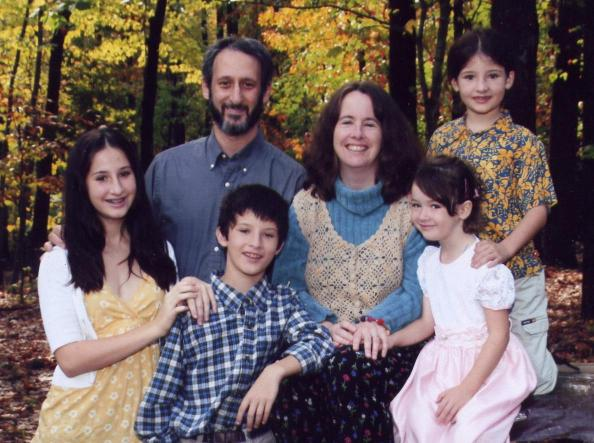
#> input picture Lab3 - skin & face detection/dataset/Pratheepan_Dataset/FamilyPhoto/2007_family.jpg, 594 x 443 px, given as the content of the folder skin/, which was not available
$ python evaluation.py
#> lines starting #> are read from the running program, lines starting #| are printed output that depends on the picture; after the words box and inside, x2 and y2 are one past the last pixel; in counts of white or black regions, pixels touching at a corner belong together; pictures that were not available may be replaced by others from this repository, and a replacement may not be noted
#> further down, image is the input picture: shape (443, 594, 3); mean B, G, R 94.1, 95.2, 109.5
### Lab3 - skin & face detection/skin_detection.py
import cv2
import numpy as np
import os

skin_path = 'skin/'
output_rgb = 'output/rgb/'
output_hsv = 'output/hsv/'
output_ycbcr = 'output/ycbcr/'
output_hsv2 = 'output/hsv2/'


def skin_rgb(img):
    R, G, B = img[:, :, 2], img[:, :, 1], img[:, :, 0]
    mask = (R > 95) & (G > 40) & (B > 20) & \
           ((np.max(img, axis=2) - np.min(img, axis=2)) > 15) & \
           (np.abs(R - G) > 15) & (R > G) & (R > B)
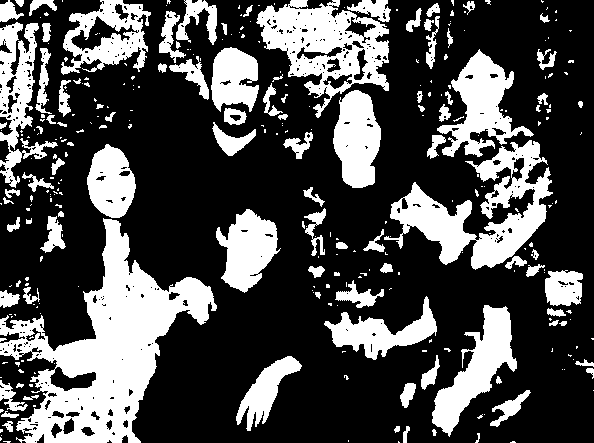
#> mask: shape (443, 594) bool; 30.3% white; 312 white regions (211 under 20 px), largest, box (x1, y1, x2, y2) and area: (0, 218, 217, 443) 18332, (384, 140, 553, 270) 8174, (256, 0, 389, 118) 7103
    return mask.astype(np.uint8) * 255


def skin_hsv(img):
    hsv = cv2.cvtColor(img, cv2.COLOR_BGR2HSV)
#> hsv: shape (443, 594, 3); mean H, S, V 90.4, 96.6, 118.4
    H, S, V = hsv[:, :, 0], hsv[:, :, 1] / 255.0, hsv[:, :, 2] / 255.0
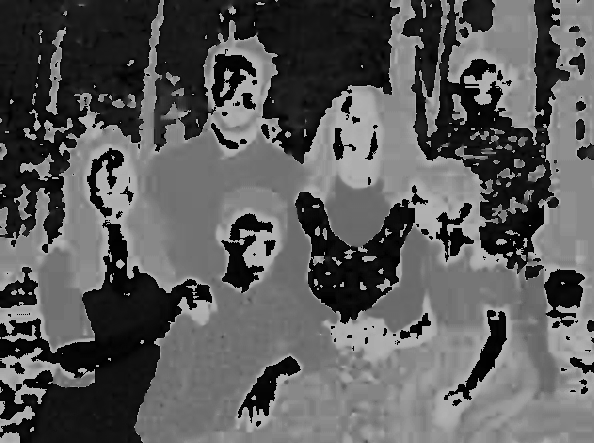
#> H: shape (443, 594); min 0, max 179, mean 90.4
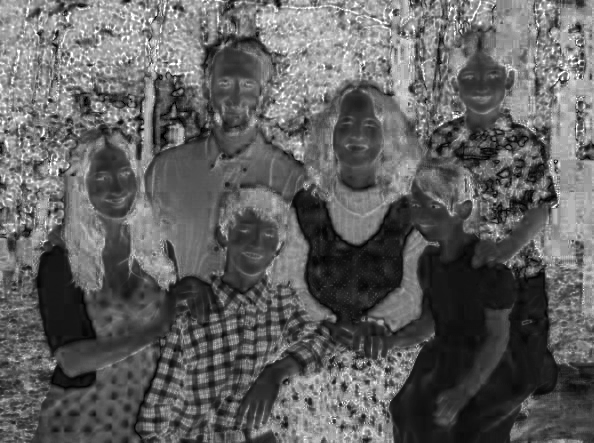
#> S: shape (443, 594) float64; min 0, max 1, mean 0.379
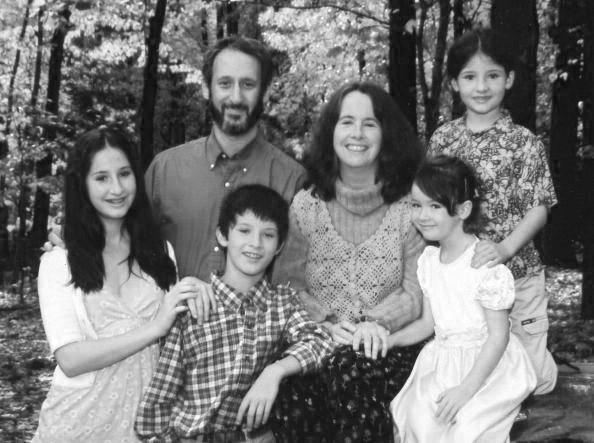
#> V: shape (443, 594) float64; min 0.0275, max 1, mean 0.464
    mask = (H >= 0) & (H <= 25) & (S >= 0.23) & (S <= 0.68) & (V >= 0.35) & (V <= 1.0)
#> mask: shape (443, 594) bool; 16.7% white; 508 white regions (359 under 20 px), largest, box (x1, y1, x2, y2) and area: (0, 319, 160, 443) 8614, (474, 139, 551, 269) 3764, (0, 0, 59, 128) 2977
    return mask.astype(np.uint8) * 255


def skin_ycbcr(img):
    ycbcr = cv2.cvtColor(img, cv2.COLOR_BGR2YCrCb)
#> ycbcr: shape (443, 594, 3); mean of channels 0, 1, 2 99.3, 135.3, 125
    Y, Cb, Cr = ycbcr[:, :, 0], ycbcr[:, :, 1], ycbcr[:, :, 2]
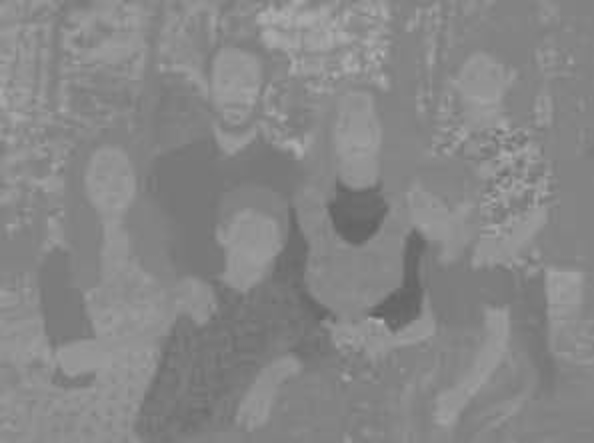
#> Cb: shape (443, 594); min 95, max 178, mean 135.3
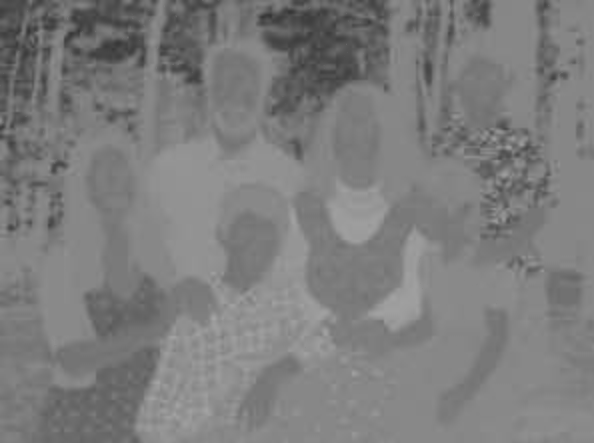
#> Cr: shape (443, 594); min 53, max 164, mean 125
    mask = (Y > 80) & (Cb >= 85) & (Cb <= 135) & (Cr >= 135) & (Cr <= 180)
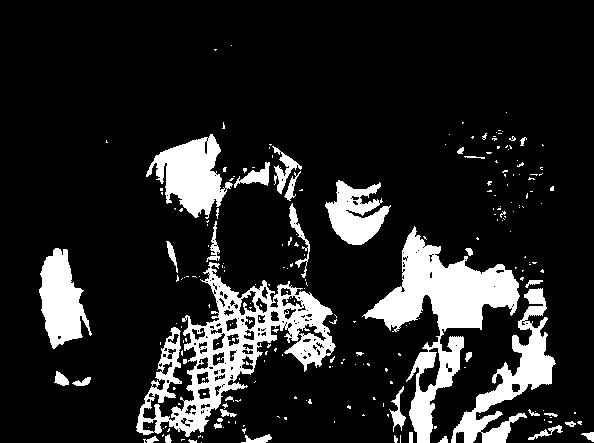
#> mask: shape (443, 594) bool; 14.6% white; 237 white regions (198 under 20 px), largest, box (x1, y1, x2, y2) and area: (136, 262, 336, 437) 10173, (362, 226, 520, 443) 10076, (451, 288, 556, 443) 4492
    return mask.astype(np.uint8) * 255


for filename in os.listdir(skin_path):
    image_path = os.path.join(skin_path, filename)
    image = cv2.imread(image_path)

    rgb_mask = skin_rgb(image)
    hsv_mask = skin_hsv(image)
    ycbcr_mask = skin_ycbcr(image)

    # cv2.imwrite(os.path.join(output_rgb, f"{filename}_rgb_mask.png"), rgb_mask)
    # cv2.imwrite(os.path.join(output_hsv, f"{filename}_hsv_mask.png"), hsv_mask)
    cv2.imwrite(os.path.join(output_hsv2, f"{filename}_hsv_mask.png"), hsv_mask)
    # cv2.imwrite(os.path.join(output_ycbcr, f"{filename}_ycbcr_mask.png"), ycbcr_mask)

### Lab3 - skin & face detection/evaluation.py
import cv2
import numpy as np
import os
from skin_detection import skin_rgb, skin_hsv, skin_ycbcr

pratheepan_path = 'dataset/Pratheepan_Dataset/FamilyPhoto'
ground_truth_path = 'dataset/Ground_Truth/GroundT_FamilyPhoto'


def calculate_confusion_accuracy(pred_mask, gt_mask):
    TP = np.sum((pred_mask == 255) & (gt_mask == 255))  # true positives
    TN = np.sum((pred_mask == 0) & (gt_mask == 0))      # true negatives
    FP = np.sum((pred_mask == 255) & (gt_mask == 0))    # false positives
    FN = np.sum((pred_mask == 0) & (gt_mask == 255))    # false negatives
    accuracy = (TP + TN) / (TP + TN + FP + FN)
    return TP, TN, FP, FN, accuracy


for filename in os.listdir(pratheepan_path):
    if filename.endswith('.jpg'):
        image_path = os.path.join(pratheepan_path, filename)

        ground_truth_filename = filename.replace('.jpg', '.png')
        ground_truth_path_img = os.path.join(ground_truth_path, ground_truth_filename)

        image = cv2.imread(image_path)
        ground_truth = cv2.imread(ground_truth_path_img, cv2.IMREAD_GRAYSCALE)
#> ground_truth: shape (443, 594); min 1, max 246, mean 99.3

        if image is None:
            print(f"Error loading image '{filename}'")
            continue
        if ground_truth is None:
            print(f"Error loading ground truth for '{ground_truth_filename}'")
            continue

        binary_mask_rgb = skin_rgb(image)
        binary_mask_hsv = skin_hsv(image)
        binary_mask_ycbcr = skin_ycbcr(image)

        for method, mask in zip(['RGB', 'HSV', 'YCbCr'], [binary_mask_rgb, binary_mask_hsv, binary_mask_ycbcr]):
            TP, TN, FP, FN, accuracy = calculate_confusion_accuracy(mask, ground_truth)
            print(f"Image: {filename} - {method}")
            print(f"TP={TP}, TN={TN}, FP={FP}, FN={FN}")
            print(f"Accuracy = {accuracy:.4f}\n")
#> this loop made 3 passes
#> method on passes 1 to 3: 'RGB', 'HSV', 'YCbCr'
#| Image: 2007_family.jpg - RGB
#| TP=0, TN=0, FP=0, FN=0
#| Accuracy = nan
#| Image: 2007_family.jpg - HSV
#| TP=0, TN=0, FP=0, FN=0
#| Accuracy = nan
#| Image: 2007_family.jpg - YCbCr
#| TP=0, TN=0, FP=0, FN=0
#| Accuracy = nan
#> pass 2 of the loop `for filename in os.listdir(pratheepan_path):`:
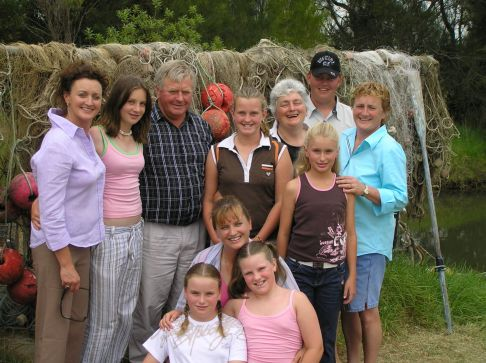
#> input picture Lab3 - skin & face detection/dataset/Pratheepan_Dataset/FamilyPhoto/Afishingfamilygettogether.jpg, 486 x 363 px
#> image is the input picture: shape (363, 486, 3); mean B, G, R 86.6, 98.5, 108.7
#> ground_truth: shape (363, 486)
#> R: shape (363, 486)
#> G: shape (363, 486)
#> B: shape (363, 486)
#> in skin_rgb (call 3), `mask = (R > 95) & (G > 40) & (B > 20) & \ ((np.max(img, axis=2) - np.m..`:
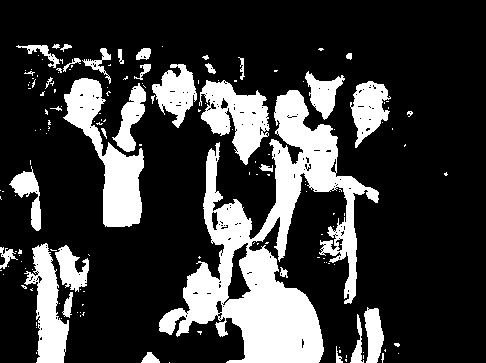
#> mask: shape (363, 486) bool; 23.1% white; 158 white regions (123 under 20 px), largest, box (x1, y1, x2, y2) and area: (159, 90, 379, 363) 20295, (63, 78, 144, 227) 4537, (199, 80, 270, 165) 3133
#> hsv: shape (363, 486, 3); mean H, S, V 53.1, 88.3, 116
#> H: shape (363, 486)
#> S: shape (363, 486) float64
#> V: shape (363, 486) float64
#> ycbcr: shape (363, 486, 3); mean of channels 0, 1, 2 100.2, 134.1, 120.3
#> Y: shape (363, 486)
#> Cb: shape (363, 486)
#> Cr: shape (363, 486)
#> in skin_ycbcr (call 3), `mask = (Y > 80) & (Cb >= 85) & (Cb <= 135) & (Cr >= 135) & (Cr <= 180)`:
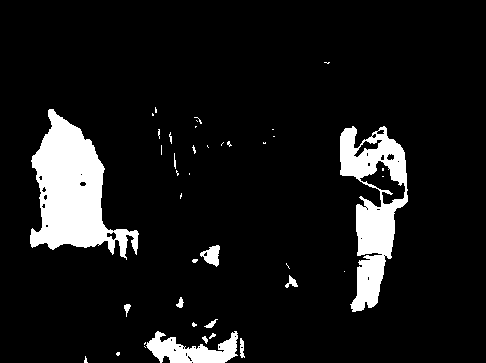
#> mask: shape (363, 486) bool; 9.2% white; 41 white regions (28 under 20 px), largest, box (x1, y1, x2, y2) and area: (30, 109, 139, 260) 7987, (340, 126, 408, 312) 5784, (146, 331, 238, 363) 1636
#> the loop `for method, mask in zip(['RGB', 'HSV', 'YCbCr'], [binary_mask_rgb, bin..` made 3 passes
#> (printed output is left out)
#> pass 3 of the loop `for filename in os.listdir(pratheepan_path):`:
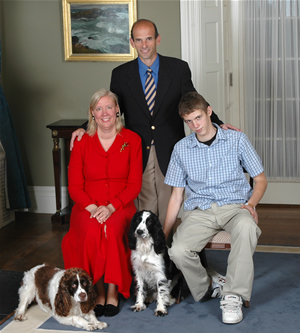
#> input picture Lab3 - skin & face detection/dataset/Pratheepan_Dataset/FamilyPhoto/FamilyPhoto07.jpg, 300 x 333 px
#> image is the input picture: shape (333, 300, 3); mean B, G, R 96.2, 98.9, 117.3
#> ground_truth: shape (333, 300)
#> R: shape (333, 300)
#> G: shape (333, 300)
#> B: shape (333, 300)
#> in skin_rgb (call 4), `mask = (R > 95) & (G > 40) & (B > 20) & \ ((np.max(img, axis=2) - np.m..`:
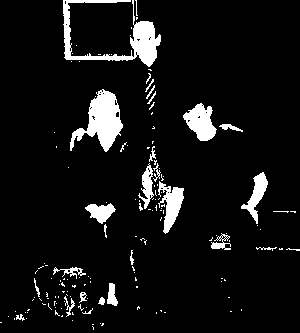
#> mask: shape (333, 300) bool; 7.6% white; 151 white regions (126 under 20 px), largest, box (x1, y1, x2, y2) and area: (63, 0, 161, 67) 1800, (70, 89, 123, 152) 1584, (183, 103, 217, 141) 770
#> hsv: shape (333, 300, 3); mean H, S, V 55.8, 64.9, 123.3
#> H: shape (333, 300)
#> in skin_hsv (call 4), `H, S, V = hsv[:, :, 0], hsv[:, :, 1] / 255.0, hsv[:, :, 2] / 255.0`:
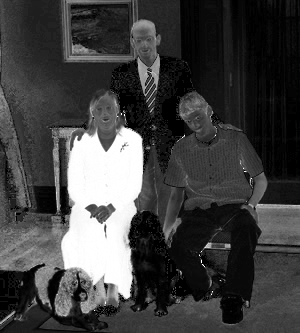
#> S: shape (333, 300) float64; min 0, max 1, mean 0.254
#> the loop made 4 passes; the first 3 are shown
